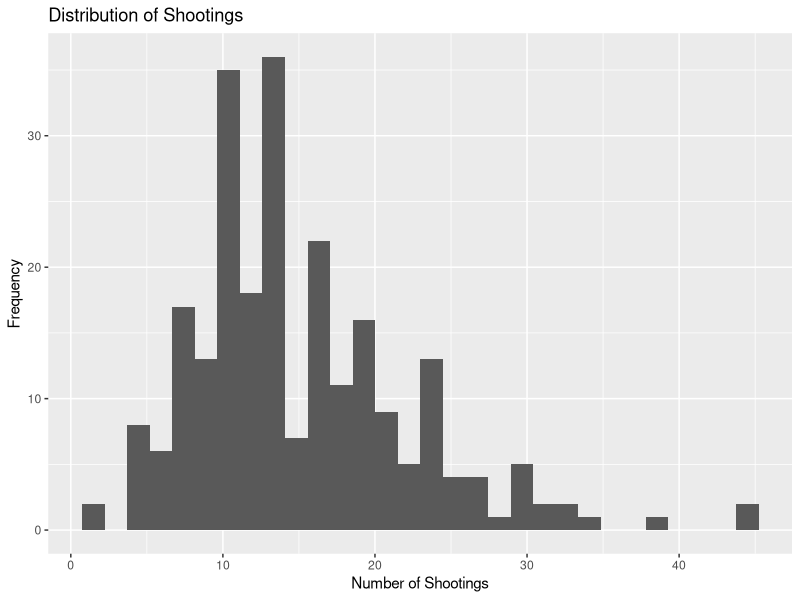

This figure's R source: (Note: this script raises an error after producing the figure.)
###CLEANED DATA TESTS

#Load required library
library(tidyverse)

##TEST 1

#Review data for accuracy

# Load the data
toronto_shootings <- read.csv("toronto_shootings_cleaned.csv")

# View the first few rows of the dataset
head(toronto_shootings)

# View the structure of the dataset
str(toronto_shootings)

# Summary statistics
summary(toronto_shootings)

#----------------------------------------------------------

##TEST 2

# Check for missing values
sum(is.na(toronto_shootings))

#----------------------------------------------------------

##TEST 3

#Visualize the data to compare with sketch and simulation

# Histogram of shootings
ggplot(toronto_shootings, aes(x = Shootings)) +
  geom_histogram(bins = 30) +
  labs(title = "Distribution of Shootings", x = "Number of Shootings", y = "Frequency")

# Time series plot (if date information is available)
ggplot(toronto_shootings, aes(x = as.Date(Date), y = Shootings)) +
  geom_line() +
  labs(title = "Shootings Over Time", x = "Date", y = "Number of Shootings")